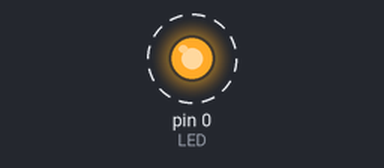
Recording of a sketch running on a simulated Arduino Uno, built with avr-gcc and run on an emulated ATmega328P. On the bench: output pins drawn as LEDs (lit = HIGH). Dashed ring = blinking.

Above: at 0.15 s.
Timing chart, 0 to 3.0 s (numbered marks = the images above):
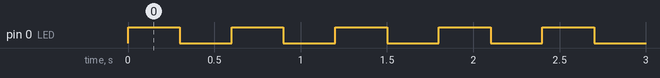

Measured:
- by itself, pin 0 (LED): alternates HIGH for 0.30 s and LOW for 0.30 s

The sketch:

sketch_may17a.ino
```cpp
#define LED 0  // The pin the LED is connected to
void setup() {
  pinMode(LED, OUTPUT); // Declare the LED as an output
}

void loop() {
  digitalWrite(LED, 1); // Turn the LED on
  delay(300);
  digitalWrite(LED, 0); // Turn the LED on
  delay(300);
}
```
